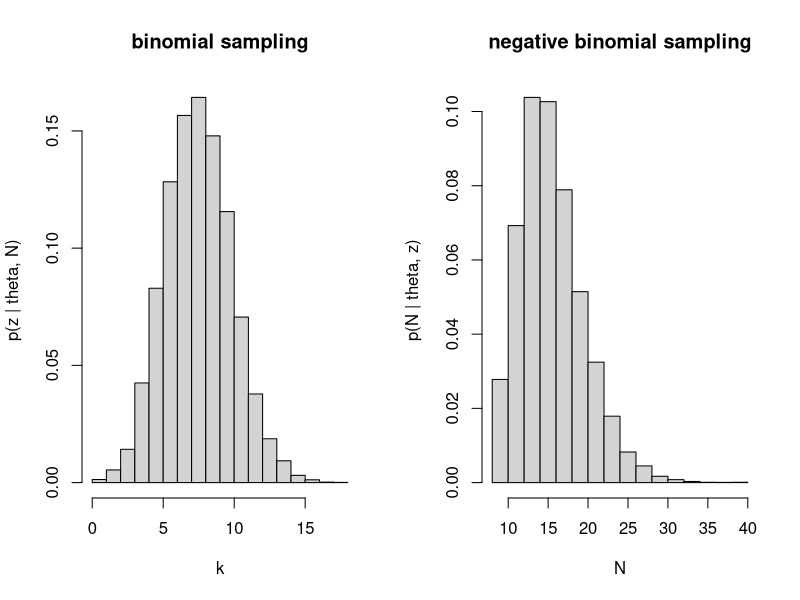

This figure's R source:
x1 <- rnorm(30, mean = 55, sd = 5)
x2 <- rnorm(30, mean = 50, sd = 5)

bootstrap <- function(diff, samples = 100) {
    sapply(1:samples, function(i) 
          (mean(sample(diff, length(diff), replace = TRUE))))
}

#boot <- bootstrap(x1 - x2)
#term <- qt(0.975, 29) * sd(boot)
#cis <- c(mean(boot) - term, mean(boot) + term)


# example I will use; written for clarity, not efficiency ;)
bin <- c(0, 0, 1, 1, 0, 1, 0, 1, 1, 0, 0, 0, 0, 0, 1, 1, 0, 1, 0, 0, 0, 0, 0, 0, 0, 0)
nbin <- c(0, 0, 1, 1, 0, 1, 0, 1, 1, 0, 0, 0, 0, 0, 1, 0, 0, 1, 0, 0, 0, 0, 0, 0, 0, 1)

binom.boot <- function(dat, samples = 10000) {
    n <- length(dat) # is fixed!
    result <- numeric(samples)

    for (i in 1:samples) {
        draw <- sample(dat, n, replace = TRUE)
        result[i] <- sum(draw)
    }

    result
}

nbinom.boot <- function(dat, samples = 10000) {
    k <- sum(dat) # is fixed!
    result <- numeric(samples)

    for (i in 1:samples) {
        ss <- sample(c(0, 1), 1, prob = c(0.5, 0.5))

        while (sum(ss) != k) {
            ss <- c(ss, sample(c(0, 1), 1, prob = c(0.5, 0.5)))
        }

        result[i] <- length(ss)
    }
    result
}


b1 <- binom.boot(bin)
b2 <- nbinom.boot(nbin)
par(mfrow = c(1,2))
hist(b1, main = "binomial sampling", xlab = "k", freq = FALSE, ylab = "p(z | theta, N)")
hist(b2, main = "negative binomial sampling", xlab = "N", freq = FALSE, ylab = "p(N | theta, z)")

# testing
n <- length(b1)
compute.p <- function(boot) {
    b <- sort(boot)
    n <- length(boot)

    crit.low <- b[0.025 * n]
    crit.high <- b[0.975 * n]

    # two tailed
    p <- sum(boot >= crit.high) / n + sum(boot <= crit.low) / n
    p
}

binom.p <- compute.p(b1)
nbinom.p <- compute.p(b2)

# why do the p-values not differ? where is the error?

# without bootstrap
binom.p2 <- pbinom(8, 26, 0.5) * 2
nbinom.p2 <- pnbinom(8, 26, 0.5) * 2

all.ps <- rbind(c(binom.p, binom.p2), c(nbinom.p, nbinom.p2))
colnames(all.ps) <- c('bootstrap', 'not bootstrap')
rownames(all.ps) <- c('binomial', 'neg binomial')
